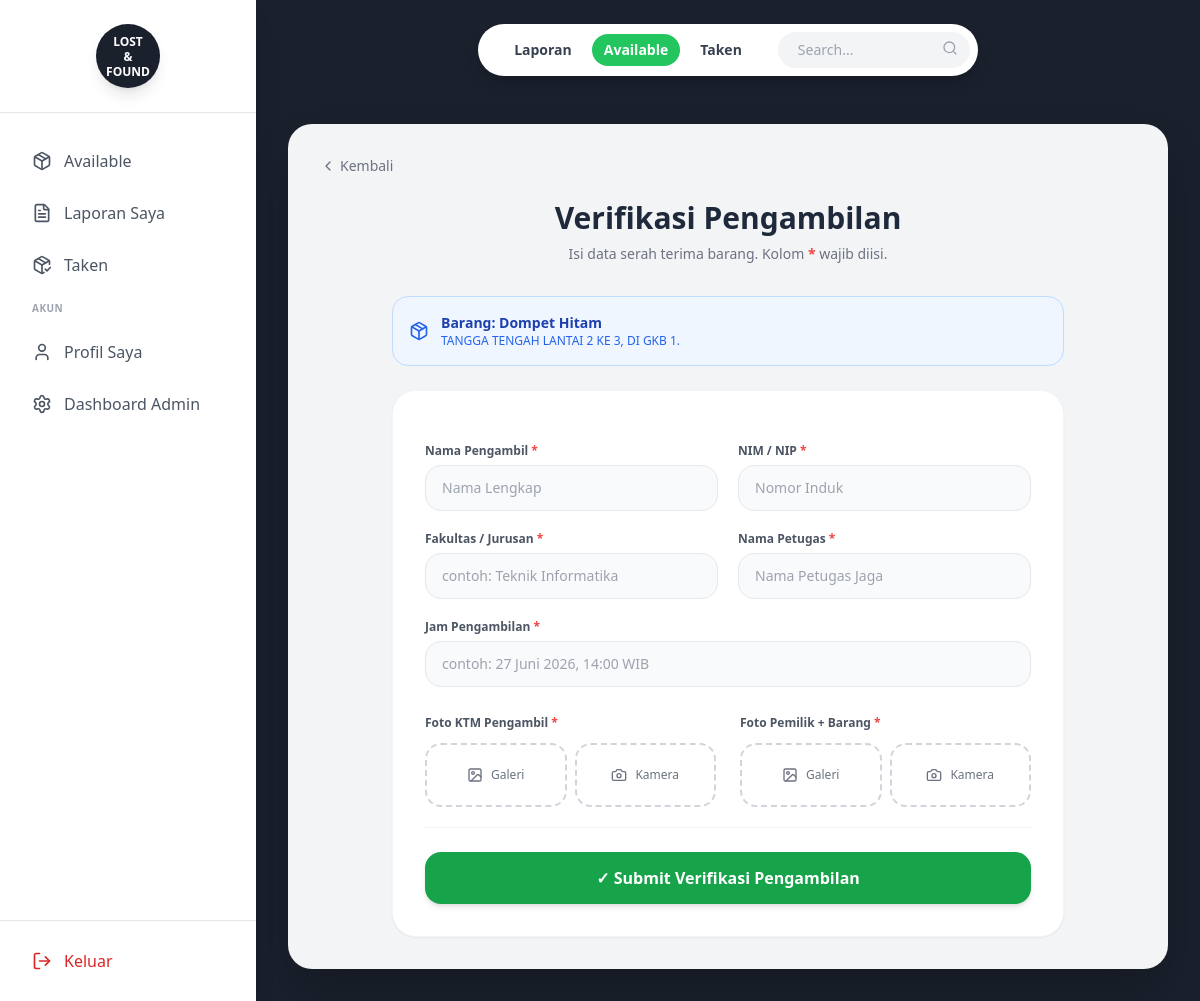
The page /lostfoundfix/verify_pickup.php?item_id=1 (signed in) on the database its author committed.
### tables this page shows
CREATE TABLE `found_items` (
  `id` int(11) NOT NULL AUTO_INCREMENT,
  `nama_barang` varchar(100) NOT NULL,
  `kategori` enum('valuable','non-valuable') NOT NULL,
  `deskripsi_singkat` varchar(255) NOT NULL,
  `deskripsi_lengkap` text NOT NULL,
  `lokasi` varchar(100) NOT NULL,
  `waktu_ditemukan` varchar(100) NOT NULL,
  `status` enum('available','taken') NOT NULL DEFAULT 'available',
  `foto` varchar(255) DEFAULT NULL,
  PRIMARY KEY (`id`)
);

### lostfoundfix/verify_pickup.php (the view, shortened to what this page needs)
<?php
include 'includes/header.php';
require_once 'includes/db.php';
$itemId = intval($_GET['item_id'] ?? 0);
$item = null;
if ($itemId > 0) {
    try {
        $item = $pdo->prepare("SELECT * FROM found_items WHERE id = ?");
        $item->execute([$itemId]);
        $item = $item->fetch(PDO::FETCH_ASSOC);
    } catch(PDOException $e) {}
}
?>
<div class="flex h-screen overflow-hidden bg-[#1A202C]">
    <?php include 'includes/sidebar.php'; ?>
    <div class="flex-1 flex flex-col md:ml-64 relative min-h-screen overflow-y-auto">
        <?php include 'includes/top_header.php'; ?>
        <div class="flex-1 relative z-20 px-0 md:px-8 pb-24 md:pb-8">
            <div class="bg-[#F3F4F6] flex-1 rounded-t-3xl md:rounded-3xl w-full max-w-7xl mx-auto md:mx-0 relative z-20 px-5 md:px-8 pt-6 md:pt-8 pb-8 min-h-[70vh] shadow-2xl">
                <a href="index.php?tab=available" class="flex items-center text-gray-500 hover:text-blue-600 transition text-sm mb-6 font-medium w-fit">
                    <i data-lucide="chevron-left" class="w-4 h-4 mr-1"></i> Kembali
                </a>
                <div class="max-w-2xl mx-auto">
                    <h2 class="text-2xl md:text-3xl font-bold text-slate-800 mb-2 text-center">Verifikasi Pengambilan</h2>
                    <p class="text-sm text-center text-gray-500 mb-8">Isi data serah terima barang. Kolom <span class="text-red-500 font-bold">*</span> wajib diisi.</p>
                    <?php if($item): ?>
                    <div class="bg-blue-50 border border-blue-200 rounded-2xl p-4 mb-6 flex items-center gap-3">
                        <i data-lucide="package" class="w-5 h-5 text-blue-600 shrink-0"></i>
                        <div>
                            <p class="text-sm font-bold text-blue-800">Barang: <?= htmlspecialchars($item['nama_barang']) ?></p>
                            <p class="text-xs text-blue-600"><?= htmlspecialchars($item['lokasi']) ?></p>
                        </div>
                    </div>
                    <?php endif; ?>
                    <form method="POST" action="verify_pickup.php" enctype="multipart/form-data" class="bg-white p-6 md:p-8 rounded-3xl shadow-sm border border-gray-100 space-y-5" onsubmit="return validatePickupForm(event)">
                        <div class="grid grid-cols-1 md:grid-cols-2 gap-5">
                            <div>
                                <label class="block text-xs font-bold text-gray-600 mb-1.5">Nama Pengambil <span class="text-red-500">*</span></label>
                                <input type="text" name="pengambil" required placeholder="Nama Lengkap" class="w-full bg-gray-50 rounded-2xl px-4 py-3 text-sm outline-none focus:ring-2 focus:ring-blue-500 border border-gray-200 transition" />
                            </div>
                            <div>
                                <label class="block text-xs font-bold text-gray-600 mb-1.5">NIM / NIP <span class="text-red-500">*</span></label>
                                <input type="text" name="nim" required placeholder="Nomor Induk" class="w-full bg-gray-50 rounded-2xl px-4 py-3 text-sm outline-none focus:ring-2 focus:ring-blue-500 border border-gray-200 transition" />
                            </div>
                            <div>
                                <label class="block text-xs font-bold text-gray-600 mb-1.5">Fakultas / Jurusan <span class="text-red-500">*</span></label>
                                <input type="text" name="fakultas" required placeholder="contoh: Teknik Informatika" class="w-full bg-gray-50 rounded-2xl px-4 py-3 text-sm outline-none focus:ring-2 focus:ring-blue-500 border border-gray-200 transition" />
                            </div>
                            <div>
                                <label class="block text-xs font-bold text-gray-600 mb-1.5">Nama Petugas <span class="text-red-500">*</span></label>
                                <input type="text" name="petugas" required placeholder="Nama Petugas Jaga" class="w-full bg-gray-50 rounded-2xl px-4 py-3 text-sm outline-none focus:ring-2 focus:ring-blue-500 border border-gray-200 transition" />
                            </div>
                            <div class="md:col-span-2">
                                <label class="block text-xs font-bold text-gray-600 mb-1.5">Jam Pengambilan <span class="text-red-500">*</span></label>
                                <input type="text" name="jam" required placeholder="contoh: 27 Juni 2026, 14:00 WIB" class="w-full bg-gray-50 rounded-2xl px-4 py-3 text-sm outline-none focus:ring-2 focus:ring-blue-500 border border-gray-200 transition" />
                            </div>
                        </div>
                        <div class="grid grid-cols-1 md:grid-cols-2 gap-6 pt-2">
                            <div>
                                <label class="block text-xs font-bold text-gray-600 mb-3">Foto KTM Pengambil <span class="text-red-500">*</span></label>
                                <div class="flex gap-2">
                                    <label for="foto_ktp_input" class="flex-1 h-16 border-2 border-dashed border-gray-300 rounded-2xl flex items-center justify-center cursor-pointer hover:border-blue-400 hover:bg-blue-50 transition text-xs text-gray-500 gap-2">
                                        <i data-lucide="image" class="w-4 h-4"></i> Galeri
                                    </label>
                                    <label class="flex-1 h-16 border-2 border-dashed border-gray-300 rounded-2xl flex items-center justify-center cursor-pointer hover:border-blue-400 hover:bg-blue-50 transition text-xs text-gray-500 gap-2">
                                        <i data-lucide="camera" class="w-4 h-4"></i> Kamera
                                    </label>
                                </div>
                            </div>
                            <div>
                                <label class="block text-xs font-bold text-gray-600 mb-3">Foto Pemilik + Barang <span class="text-red-500">*</span></label>
                                <div class="flex gap-2">
                                    <label for="foto_bukti_input" class="flex-1 h-16 border-2 border-dashed border-gray-300 rounded-2xl flex items-center justify-center cursor-pointer hover:border-blue-400 hover:bg-blue-50 transition text-xs text-gray-500 gap-2">
                                        <i data-lucide="image" class="w-4 h-4"></i> Galeri
                                    </label>
                                    <label class="flex-1 h-16 border-2 border-dashed border-gray-300 rounded-2xl flex items-center justify-center cursor-pointer hover:border-blue-400 hover:bg-blue-50 transition text-xs text-gray-500 gap-2">
                                        <i data-lucide="camera" class="w-4 h-4"></i> Kamera
                                    </label>
                                </div>
                            </div>
                        </div>
                        <div class="pt-6 border-t border-gray-100">
                            <button type="submit" class="w-full bg-green-600 text-white py-3.5 rounded-2xl font-bold shadow-md hover:bg-green-700 transition transform hover:-translate-y-0.5">
                                ✓ Submit Verifikasi Pengambilan
                            </button>
                        </div>
                    </form>
                </div>
            </div>
        </div>
    </div>
</div>
<?php include 'includes/footer.php'; ?>

### rows shown on the page
found_items: nama_barang "Dompet Hitam", lokasi "TANGGA TENGAH LANTAI 2 KE 3, DI GKB 1."
